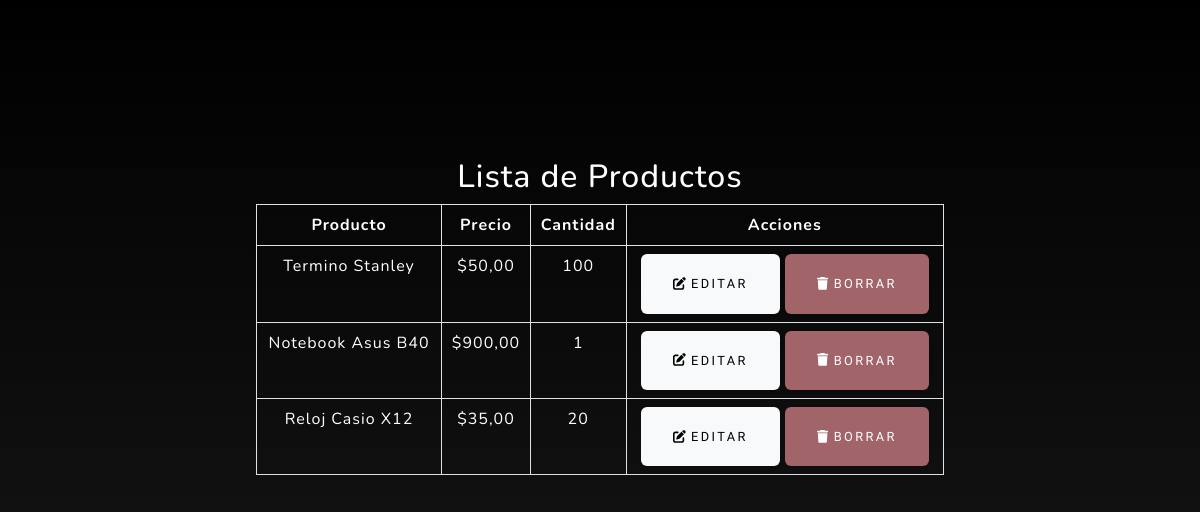
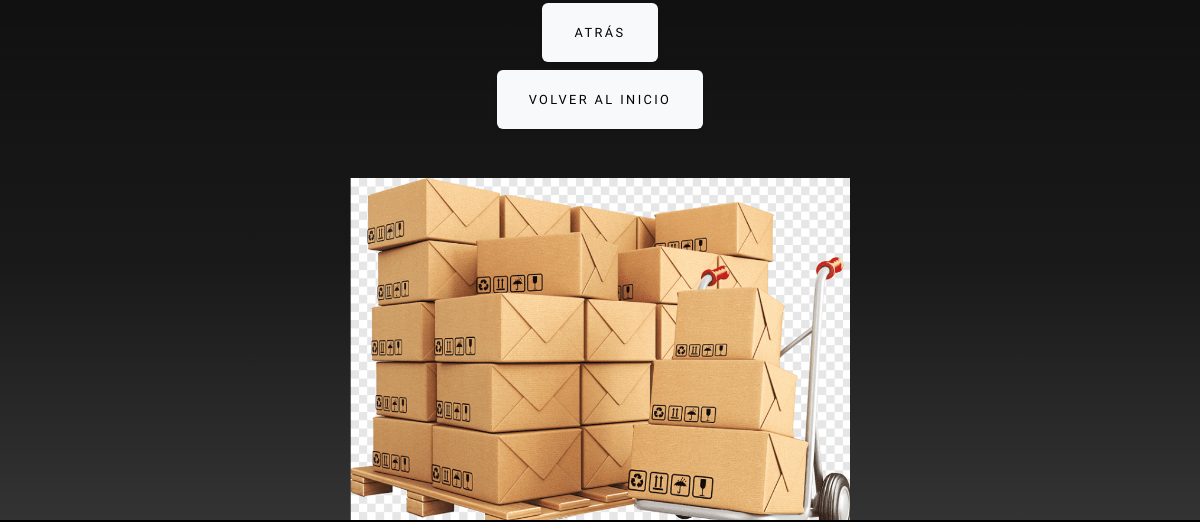
Before: /app/productos/ (signed in, middle part) with the older database file (2 pictures, top to bottom).
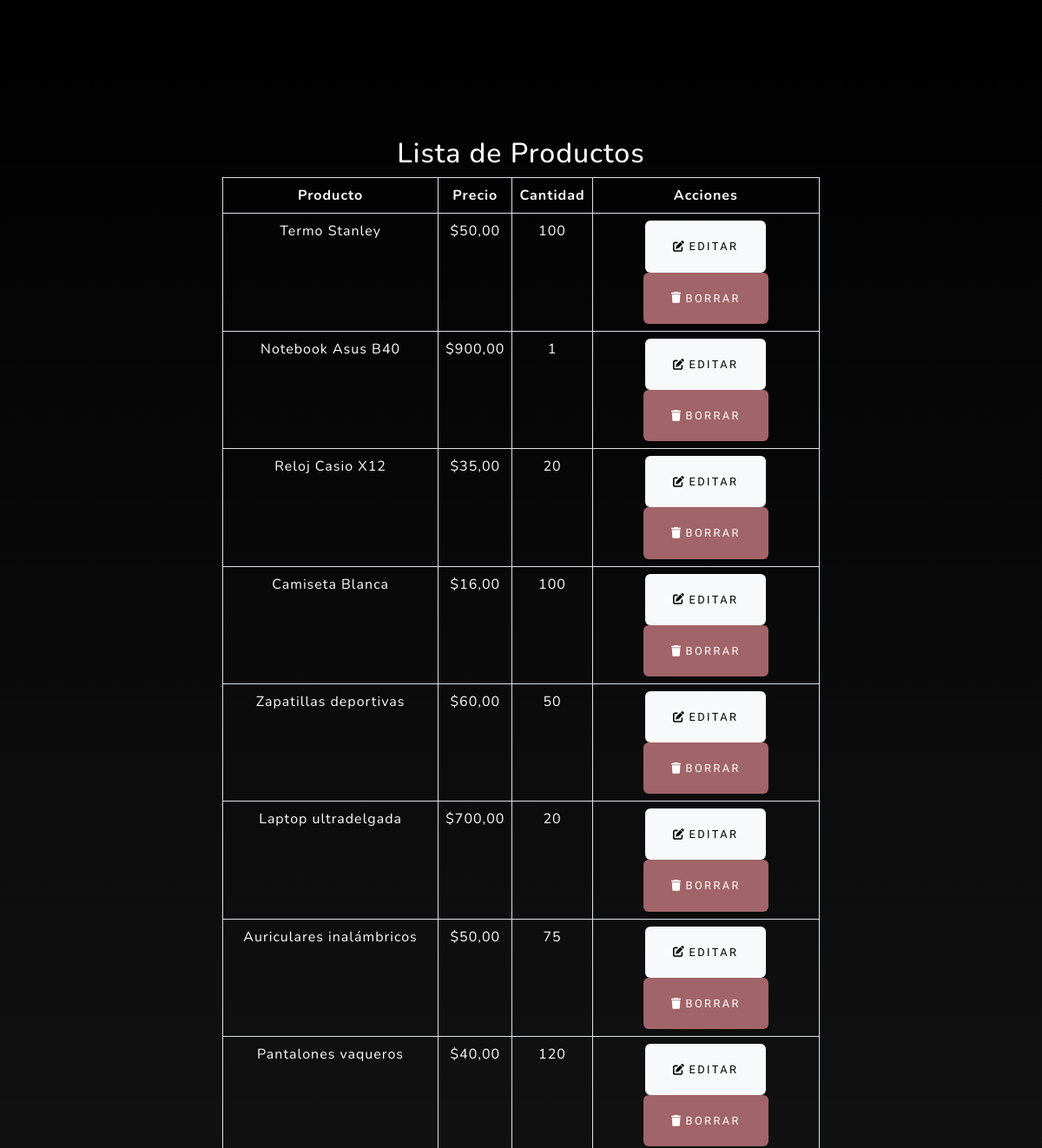
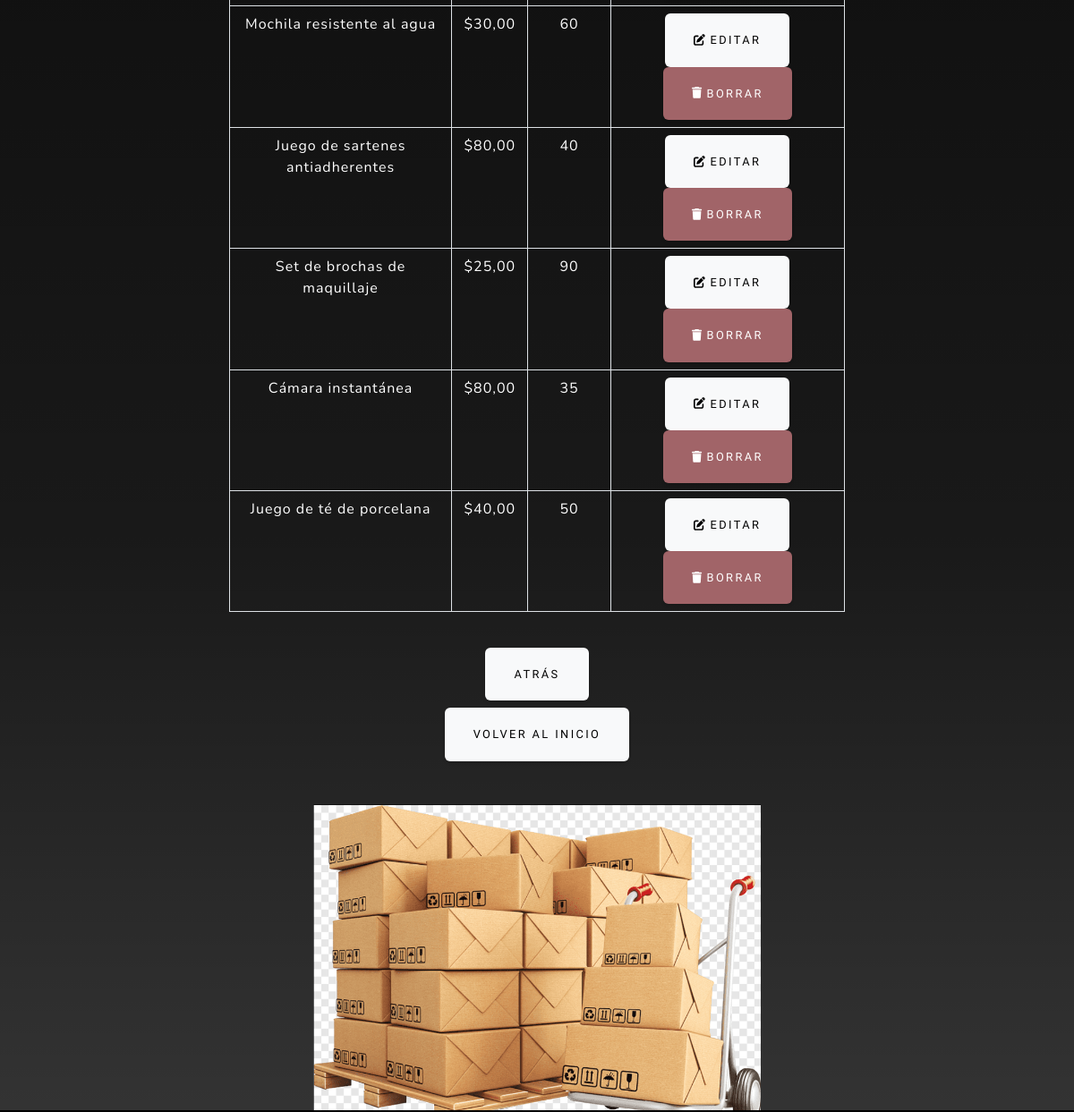
After: the same page with the newer database file (2 pictures, top to bottom).
### app/models.py (models this page shows, shortened)
class Producto(models.Model):
    nombre = models.CharField(max_length=100)
    precio = models.DecimalField(max_digits=10, decimal_places=2)
    cantidad = models.IntegerField()
    descripcion = models.TextField()

### app/views.py (the view)
# urls.py: path('productos/', views.lista_productos, name="lista_productos"),
@login_required
def lista_productos(request):
    productos = Producto.objects.all()
    return render(request, 'app/lista_productos.html', {'productos': productos})

### app/templates/app/lista_productos.html (shortened to what this page needs)
{% extends 'app/index.html' %}
{% load static %}
{% block contenido %}
<section class="about-section text-center" id="about">
    <div class="container px-4 px-lg-5">
        <div class="row justify-content-center align-items-center">
            <div class="col-lg-8">
                <h2 class="text-white">Lista de Productos</h2>
                <div class="table-responsive">
                    <table class="table table-bordered text-white">
                        <thead>
                            <tr>
                                <th>Producto</th>
                                <th>Precio</th>
                                <th>Cantidad</th>
                                <th>Acciones</th>
                            </tr>
                        </thead>
                        <tbody>
                            {% for producto in productos %}
                                <tr>
                                    <td>{{ producto.nombre }}</td>
                                    <td>${{ producto.precio }}</td>
                                    <td>{{ producto.cantidad }}</td>
                                    <td>
                                        <a href="{% url 'editar_producto' producto.id %}" class="btn btn-light">
                                            <i class="fas fa-edit"></i> Editar
                                        </a>
                                        <a href="{% url 'borrar_producto' producto.id %}" class="btn btn-danger">
                                            <i class="fas fa-trash"></i> Borrar
                                        </a>
                                    </td>
                                </tr>
                            {% empty %}
                                <tr>
                                    <td colspan="4" class="text-center">No hay productos registrados</td>
                                </tr>
                            {% endfor %}
                        </tbody>
                    </table>
                </div>
                <div class="mt-4 text-center">
                    <a class="btn btn-light" href="{% url 'producto' %}">Atrás</a>
                </div>
                <div class="mt-2 text-center">
                    <a class="btn btn-light" href="{% url 'Home' %}">Volver al inicio</a>
                </div>
            </div>
        </div>
        <div class="mt-5">
            <img class="img-fluidmx-auto" style="max-width: 500px;" src="{% static 'app/assets/img/1.png' %}" alt="..." />
        </div>
    </div>
</section>
{% endblock contenido %}

Changed rows visible on the page:
changed Producto: nombre "Termino Stanley" → "Termo Stanley"
added Producto: nombre "Camiseta Blanca", precio "16,00", cantidad "100"
added Producto: nombre "Zapatillas deportivas", precio "60,00", cantidad "50"
added Producto: nombre "Laptop ultradelgada", precio "700,00", cantidad "20"
added Producto: nombre "Auriculares inalámbricos", precio "50,00", cantidad "75"
added Producto: nombre "Pantalones vaqueros", precio "40,00", cantidad "120"
added Producto: nombre "Mochila resistente al agua", precio "30,00", cantidad "60"
added Producto: nombre "Juego de sartenes antiadherentes", precio "80,00", cantidad "40"
added Producto: nombre "Set de brochas de maquillaje", precio "25,00", cantidad "90"
added Producto: nombre "Cámara instantánea", precio "80,00", cantidad "35"
added Producto: nombre "Juego de té de porcelana", precio "40,00", cantidad "50"
